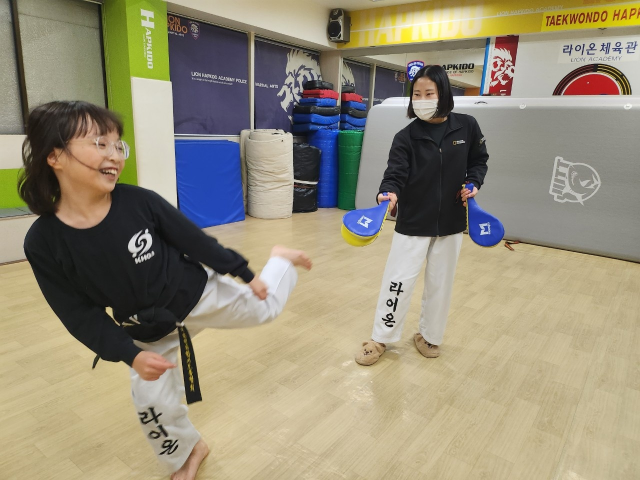
#> input picture default_images/KakaoTalk_Photo_2025-04-09-19-48-10 001.jpeg, 1280 x 960 px (shown at 1/2 size); its folder holds only this picture in this run
$ python -i image_handler.py   (imports and definitions only)
#> lines starting #> are read from the running program, lines starting #| are printed output that depends on the picture
### utils/path_utils.py
import os
import sys
from pathlib import Path

# 🟢 블로그자동화_데이터 필수 16개 표준 폴더 목록 (Windows / macOS 공통 완벽 보장)
DEFAULT_APP_DATA_SUBDIRS = [
    '밴드_수동이미지',
    '밴드_수동이미지_백업',
    '밴드_수동이미지_실패',
    '밴드사진폴더',
    '블로그_카페_수동이미지',
    '블로그사진폴더',
    '수동업로드',
    '수동이미지',
    '카페사진폴더',
    'config',
    'data',
    'default_images',
    'drafts',
    'logs',
    'settings',
    'temp'
]

def get_app_data_dir() -> str:
    """
    Returns the platform-specific application data directory.
    - Windows & macOS: ~/Documents/블로그자동화_데이터
    """
    documents_dir = os.path.join(os.path.expanduser('~'), 'Documents')
    base_path = os.path.join(documents_dir, '블로그자동화_데이터')

    # Ensure base directory exists
    os.makedirs(base_path, exist_ok=True)

    # Ensure all 16 standard subdirectories exist
    for sub in DEFAULT_APP_DATA_SUBDIRS:
        sub_path = os.path.join(base_path, sub)
        try:
            os.makedirs(sub_path, exist_ok=True)
        except Exception:
            pass

    # 🆕 필수 설정 파일 자동 시딩 (초기 설치 후 user_settings.txt 또는 app_settings.json이 없을 때 기본값 안전 복사)
    try:
        import shutil
        config_dir = os.path.join(base_path, 'config')
        dest_user_settings = os.path.join(config_dir, 'user_settings.txt')
        if not os.path.exists(dest_user_settings):
            src_user = get_resource_path('config/user_settings.txt')
            if not os.path.exists(src_user) and getattr(sys, 'frozen', False):
                candidate = os.path.join(os.path.dirname(sys.executable), 'config', 'user_settings.txt')
                if os.path.exists(candidate):
                    src_user = candidate
            if os.path.exists(src_user):
                shutil.copy2(src_user, dest_user_settings)
                print(f"✅ 기본 user_settings.txt 자동 시딩 완료: {dest_user_settings}")

        dest_app_settings = os.path.join(config_dir, 'app_settings.json')
        if not os.path.exists(dest_app_settings):
            src_app = get_resource_path('config/app_settings.json')
            if not os.path.exists(src_app) and getattr(sys, 'frozen', False):
                candidate = os.path.join(os.path.dirname(sys.executable), 'config', 'app_settings.json')
                if os.path.exists(candidate):
                    src_app = candidate
            if os.path.exists(src_app):
                shutil.copy2(src_app, dest_app_settings)
                print(f"✅ 기본 app_settings.json 자동 시딩 완료: {dest_app_settings}")
    except Exception as ex_seed:
        pass

    return base_path

# [14 lines left out: functions get_log_dir, get_config_dir, get_data_dir, not called in this run]

def get_resource_path(relative_path: str) -> str:
    """ReadOnly resources inside the bundle/project"""
    try:
        base_path = sys._MEIPASS
    except Exception:
        base_path = os.path.abspath(".")
    return os.path.join(base_path, relative_path)

def get_app_settings_path() -> str:
    """Returns the path to the main application settings file."""
    return os.path.join(get_config_dir(), 'app_settings.json')

def get_ai_settings_path() -> str:
    """AI 설정 파일(ai_settings.txt)의 전체 경로를 반환합니다."""
    return os.path.join(get_config_dir(), 'ai_settings.txt')

def get_gpt_settings_path() -> str:
    """(Deprecated) 하위 호환성을 위해 유지"""
    return os.path.join(get_config_dir(), 'gpt_settings.txt')

def get_api_key_path() -> str:
    """Returns the path to the API key file."""
    return os.path.join(get_config_dir(), 'api_key.json')

def get_user_settings_path() -> str:
    """Returns the path to the user settings file."""
    return os.path.join(get_config_dir(), 'user_settings.txt')

def get_custom_prompts_path() -> str:
    """Returns the path to the custom prompts file."""
    return os.path.join(get_config_dir(), 'custom_prompts.txt')

### modules/news_poster/image_handler.py
import os
import requests
import random
from PIL import Image, ImageEnhance
import urllib.parse

class ImageHandler:
    def __init__(self, pexels_key=None):
        self.pexels_key = pexels_key
        # Default directories
        self.base_dir = os.path.dirname(os.path.dirname(os.path.dirname(os.path.abspath(__file__))))
        self.temp_dir = os.path.join(self.base_dir, "modules", "news_poster", "temp_images")
        self.processed_dir = os.path.join(self.base_dir, "modules", "news_poster", "processed_images")

        os.makedirs(self.temp_dir, exist_ok=True)
        os.makedirs(self.processed_dir, exist_ok=True)

    # [121 lines left out: functions _translate_to_english_fallback, download_pexels_images, _get_fallback_images, not called in this run]

    def process_and_watermark(self, image_paths, logo_path=None):
        """
        Applies watermark (logo) at the bottom right corner with transparency,
        performs subtle adjustments (slight rotation, slight contrast enhancement)
        to make each image unique, without mirroring.
        """
        print(f"[Step] [ImageHandler] Starting watermark & processing pipeline (Logo: {logo_path})")

        # Ensure image_paths is a list of files
        import shutil
        if isinstance(image_paths, str):
            if os.path.isdir(image_paths):
                print(f"[Step] [ImageHandler] Input is a directory: {image_paths}")
                valid_exts = {".jpg", ".jpeg", ".png", ".webp", ".gif"}
                files = []
                for f in os.listdir(image_paths):
                    full_path = os.path.join(image_paths, f)
                    if os.path.isfile(full_path):
                        ext = os.path.splitext(f)[1].lower()
                        if ext in valid_exts:
                            files.append(full_path)
                        else:
                            # Copy non-image files (like videos) directly to processed_dir
                            out_path = os.path.join(self.processed_dir, f)
                            try:
                                shutil.copy2(full_path, out_path)
                                print(f"[Step] [ImageHandler] Copied non-image file: {f}")
                            except Exception as e:
                                print(f"[Error] [ImageHandler] Failed to copy {f}: {e}")
                image_paths = files
            elif os.path.isfile(image_paths):
                image_paths = [image_paths]
            else:
                image_paths = []

        # 1. Load user settings to override logo path, get watermark size and GPS
        import json
        import unicodedata
        import subprocess
        import sys

        user_settings = {}
        settings_path = os.path.join(os.path.expanduser("~"), ".gemini", "antigravity-ide", "config", "user_settings.txt") # Using standard app data path or checking multiple

        # Determine base dir depending on execution context to find user_settings.txt
        try:
            from utils.path_utils import get_app_data_dir
            app_data_dir = get_app_data_dir()
            settings_path = os.path.join(app_data_dir, 'config', 'user_settings.txt')
        except:
            # Fallback path if get_app_data_dir fails
            pass

        if os.path.exists(settings_path):
            try:
                with open(settings_path, 'r', encoding='utf-8') as f:
                    user_settings = json.load(f)
            except:
                pass

        user_watermark_path = user_settings.get("watermark_path", "")
        if user_watermark_path and os.path.exists(user_watermark_path):
            logo_path = unicodedata.normalize('NFC', user_watermark_path)
        elif logo_path:
            logo_path = unicodedata.normalize('NFC', logo_path)

        if not logo_path or not os.path.exists(logo_path):
            # Check Desktop/체육관엠블럼
            desktop_logo_dir = os.path.join(os.path.expanduser("~"), "Desktop", "체육관엠블럼")
            desktop_logo_dir = unicodedata.normalize('NFC', desktop_logo_dir)
            possible_logos = ["엠블럼.png", "라이온체육관(all).png", "사자만.png"]
            possible_logos = [unicodedata.normalize('NFC', p) for p in possible_logos]

            resolved_logo = None
            if os.path.exists(desktop_logo_dir):
                for p_logo in possible_logos:
                    check_path = os.path.join(desktop_logo_dir, p_logo)
                    if os.path.exists(check_path):
                        resolved_logo = check_path
                        break

            logo_path = resolved_logo

        processed_paths = []

        logo_im = None
        if logo_path and os.path.exists(logo_path):
            try:
                logo_im = Image.open(logo_path).convert("RGBA")
                print(f"[Step] [ImageHandler] Logo loaded successfully: {os.path.basename(logo_path)}")
            except Exception as e:
                print(f"[Error] [ImageHandler] Failed to load logo {logo_path}: {e}")

        for idx, img_path in enumerate(image_paths):
            try:
                # 1. Open background image
                bg_im = Image.open(img_path).convert("RGBA")

                # 2. Make subtle changes (Micro-rotation, slight cropping, contrast boost)
                # Rotate 1 to 3 degrees randomly
                angle = random.choice([-2, -1, 1, 2])
                bg_im = bg_im.rotate(angle, resample=Image.Resampling.BICUBIC, expand=True)
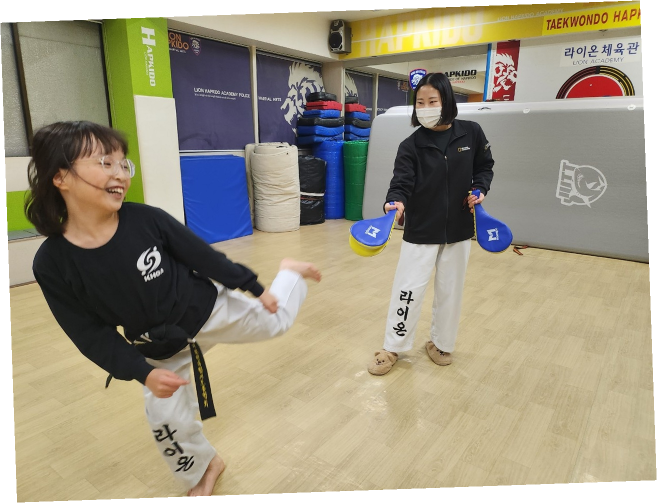
#> bg_im: PIL image 1314x1006 RGBA (shown at 1/2 size); mean R, G, B, A 138.5, 131.4, 111.4, 237; transparent parts drawn white

                # Crop slightly to eliminate black background borders from rotation
                w, h = bg_im.size
                border = int(min(w, h) * 0.03) # 3% border crop
                bg_im = bg_im.crop((border, border, w - border, h - border))
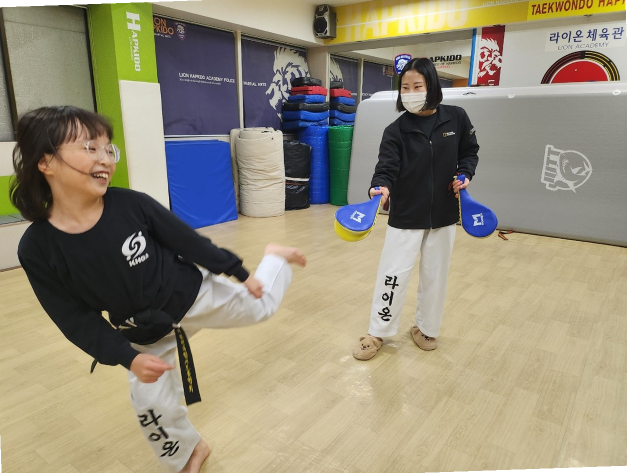
#> bg_im: PIL image 1254x946 RGBA (shown at 1/2 size); mean R, G, B, A 147.2, 139.8, 119.4, 253.6; transparent parts drawn white

                # Subtle brightness/contrast enhancement (randomized 1~3%)
                contrast = ImageEnhance.Contrast(bg_im)
                bg_im = contrast.enhance(random.choice([0.98, 1.02, 1.03]))

                # 3. Apply Watermark Logo (Bottom Right)
                if logo_im:
                    bg_w, bg_h = bg_im.size
                    logo_w, logo_h = logo_im.size

                    # Compute watermark size dynamically from user_settings (default 10%)
                    try:
                        watermark_percent = float(user_settings.get("watermark_size_percent", "10")) / 100.0
                    except:
                        watermark_percent = 0.10

                    print(f"[Step 3] [ImageHandler] 워터마크 {int(watermark_percent*100)}% 동적 리사이징 (상태: 시도)")

                    target_w = int(bg_w * watermark_percent)

                    # Maintain logo's original aspect ratio
                    aspect_ratio = logo_h / float(logo_w)
                    target_h = int(target_w * aspect_ratio)

                    # Safety check for extremely small backgrounds
                    if target_w < 50:
                        target_w = 50
                        target_h = int(target_w * aspect_ratio)

                    resized_logo = logo_im.resize((target_w, target_h), Image.Resampling.LANCZOS)

                    # Apply transparency (alpha channel override for subtle watermark)
                    alpha = resized_logo.split()[3]
                    alpha = ImageEnhance.Brightness(alpha).enhance(0.65) # 65% opacity
                    resized_logo.putalpha(alpha)

                    # Compute position using 3% dynamic margin based on background size
                    margin_x = int(bg_w * 0.03)
                    margin_y = int(bg_h * 0.03)
                    pos_x = bg_w - target_w - margin_x
                    pos_y = bg_h - target_h - margin_y

                    # Paste logo
                    watermark_layer = Image.new("RGBA", bg_im.size, (0, 0, 0, 0))
                    watermark_layer.paste(resized_logo, (pos_x, pos_y))
                    bg_im = Image.alpha_composite(bg_im, watermark_layer)
                    print(f"[Step 3] [ImageHandler] 워터마크 {int(watermark_percent*100)}% 동적 리사이징 및 3% 동적 여백 합성 적용 (상태: 성공)")

                # 4. Save processed image as JPEG to matches blog compatibility
                final_im = bg_im.convert("RGB")
                out_filename = f"processed_{idx}_{random.randint(100,999)}.jpg"
                out_path = os.path.join(self.processed_dir, out_filename)

                # 🌟 [GPS 메타데이터(EXIF) 주입 로직 시작] 🌟
                exif_bytes = b""
                gym_gps = user_settings.get("gym_gps_coords", "").strip()
                if gym_gps:
                    try:
                        import piexif
                    except ImportError:
                        print(f"[Warning] [ImageHandler] 'piexif' 패키지가 없습니다. 자동 설치를 시도합니다...")
                        try:
                            import subprocess, sys
                            if getattr(sys, 'frozen', False):
                                print("[Warning] 빌드된 앱에서는 pip install을 실행할 수 없습니다. piexif 기능을 건너뜁니다.")
                                piexif = None
                            else:
                                subprocess.check_call([sys.executable, "-m", "pip", "install", "piexif"])
                                import piexif
                        except Exception as e:
                            print(f"[Warning] [ImageHandler] 'piexif' 자동 설치 실패: {e}")
                            piexif = None

                    if piexif is not None:
                        try:
                            lat_str, lng_str = gym_gps.replace(" ", "").split(",")
                            target_lat = float(lat_str)
                            target_lng = float(lng_str)

                            # 위도/경도를 도/분/초 형태로 변환 (piexif 형식)
                            # [10 lines left out: function to_deg, not called in this run]

                            lat_deg, lat_ref = to_deg(target_lat, ["S", "N"])
                            lng_deg, lng_ref = to_deg(target_lng, ["W", "E"])

                            gps_ifd = {
                                piexif.GPSIFD.GPSLatitudeRef: lat_ref,
                                piexif.GPSIFD.GPSLatitude: lat_deg,
                                piexif.GPSIFD.GPSLongitudeRef: lng_ref,
                                piexif.GPSIFD.GPSLongitude: lng_deg,
                                piexif.GPSIFD.GPSAltitudeRef: 0,
                                piexif.GPSIFD.GPSAltitude: (50, 1) # 임의의 고도 50m
                            }

                            exif_dict = {"GPS": gps_ifd}
                            exif_bytes = piexif.dump(exif_dict)
                            print(f"[Step 4] [ImageHandler] 설정된 사용자 GPS 메타데이터({gym_gps}) 생성 성공")
                        except Exception as e:
                            print(f"[Warning] [ImageHandler] GPS EXIF 생성 중 오류 발생: {e}")

                # Safe save with quality 90+ and EXIF data if available
                if exif_bytes:
                    final_im.save(out_path, "JPEG", quality=92, exif=exif_bytes)
                else:
                    final_im.save(out_path, "JPEG", quality=92)

                processed_paths.append(out_path)
                print(f"[Step] [ImageHandler] Processed image saved: {out_filename}")

            except Exception as ex:
                print(f"[Error] [ImageHandler] Error processing image {img_path}: {ex}")
                # Fallback to copy original if processing fails
                try:
                    out_filename = f"failed_fallback_{idx}.jpg"
                    out_path = os.path.join(self.processed_dir, out_filename)
                    Image.open(img_path).convert("RGB").save(out_path, "JPEG")
                    processed_paths.append(out_path)
                except:
                    pass

        return self.processed_dir

    # [15 lines left out: function cleanup, not called in this run]

>>> result = ImageHandler().process_and_watermark('../../default_images/KakaoTalk_Photo_2025-04-09-19-48-10 001.jpeg')

$ run again, on default_images/KakaoTalk_Photo_2025-04-09-19-48-10 002.jpeg
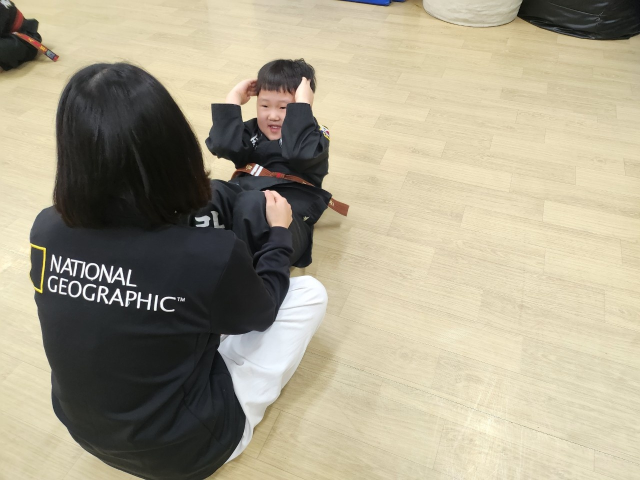
#> input picture default_images/KakaoTalk_Photo_2025-04-09-19-48-10 002.jpeg, 1280 x 960 px (shown at 1/2 size)
#> in process_and_watermark, `bg_im = bg_im.rotate(angle, resample=Image.Resampling.BICUBIC, expand=..`:
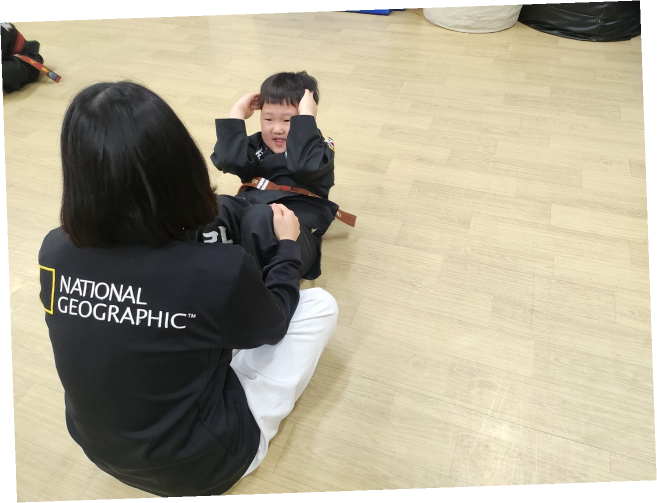
#> bg_im: PIL image 1314x1006 RGBA (shown at 1/2 size); mean R, G, B, A 156.3, 149.2, 129, 237; transparent parts drawn white
#> in process_and_watermark, `bg_im = bg_im.crop((border, border, w - border, h - border))`:
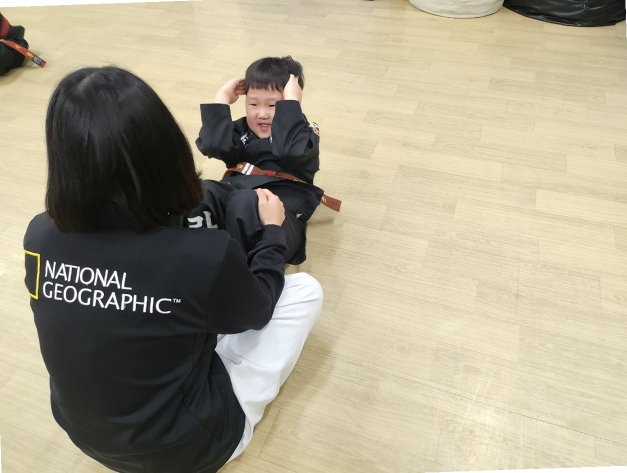
#> bg_im: PIL image 1254x946 RGBA (shown at 1/2 size); mean R, G, B, A 167.2, 159.6, 138.1, 253.6; transparent parts drawn white

$ run again, on default_images/KakaoTalk_Photo_2025-04-09-19-48-10 003.jpeg
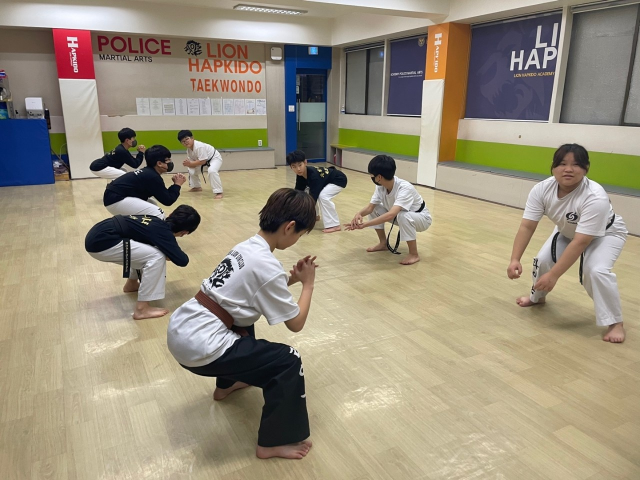
#> input picture default_images/KakaoTalk_Photo_2025-04-09-19-48-10 003.jpeg, 1280 x 960 px (shown at 1/2 size)
#> in process_and_watermark, `bg_im = bg_im.rotate(angle, resample=Image.Resampling.BICUBIC, expand=..`:
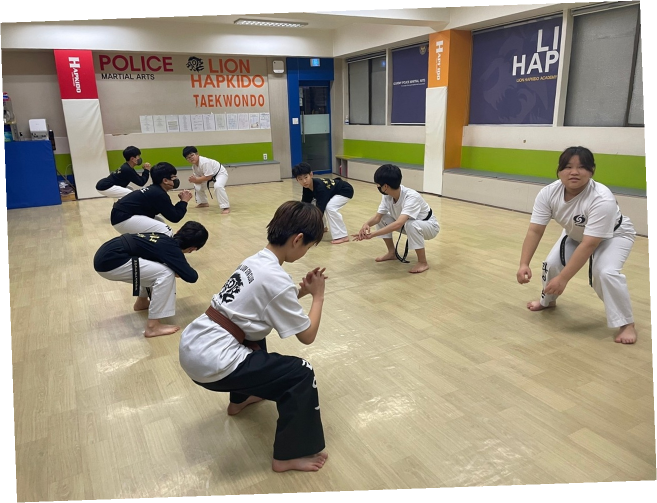
#> bg_im: PIL image 1314x1006 RGBA (shown at 1/2 size); mean R, G, B, A 143.9, 135.1, 116.1, 237; transparent parts drawn white
#> in process_and_watermark, `bg_im = bg_im.crop((border, border, w - border, h - border))`:
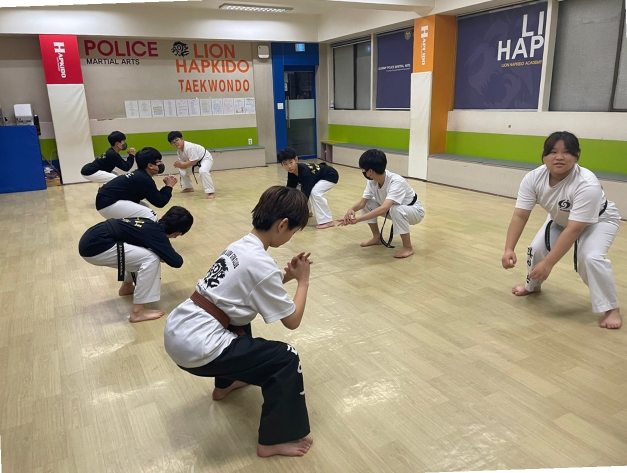
#> bg_im: PIL image 1254x946 RGBA (shown at 1/2 size); mean R, G, B, A 154, 144.5, 124.2, 253.6; transparent parts drawn white
